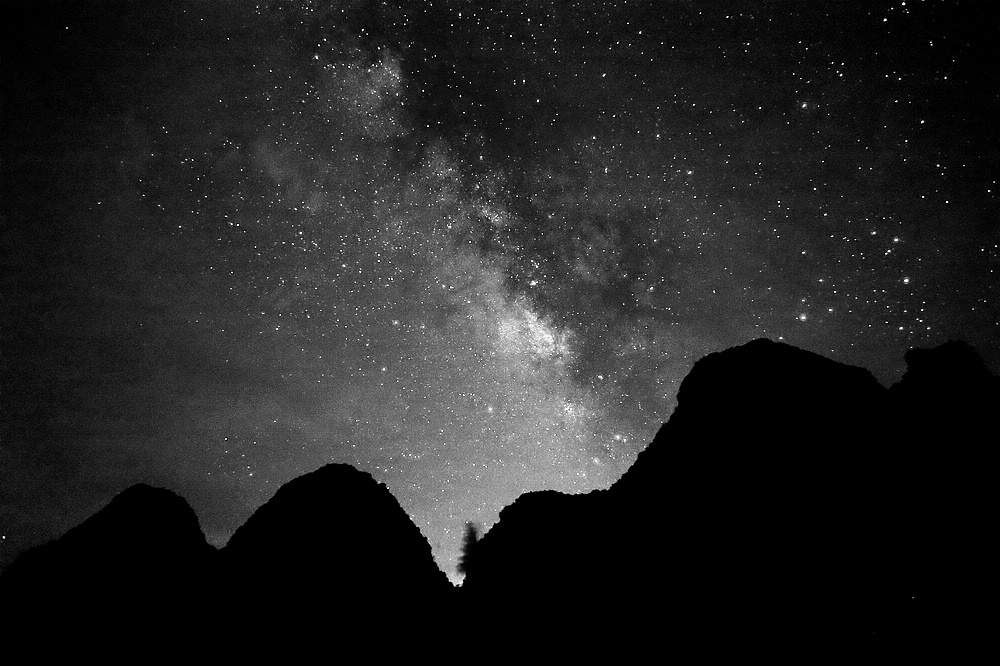
#> input picture CV/grey_level_filter/datas/stars.jpg, 1000 x 666 px, found by its file name
$ python hist_spersfication.py
#> lines starting #> are read from the running program, lines starting #| are printed output that depends on the picture
from PIL import Image
import numpy as np
import matplotlib.pyplot as plt

image = Image.open("CV\\grey_level_filter\\datas\\stars.jpg")
#> image is the input picture: PIL image 1000x666 RGB; min 0, max 255, mean 33.9
gray_image = image.convert('L')
gray_array = np.array(gray_image)
r = gray_array
MIN_GRAY_LEVEL = np.min(gray_array)
#> MIN_GRAY_LEVEL = 0
MAX_GRAY_LEVEL = np.max(gray_array)
#> MAX_GRAY_LEVEL = 255
HEIGHT = gray_array.shape[0]
#> HEIGHT = 666
WIDTH = gray_array.shape[1]
#> WIDTH = 1000


#r = np.floor(np.log2(1 + r))
r_end = r.astype(int)

histogram, bins = np.histogram(r.flatten(), bins = 256, range = (0,255))
#> histogram = 256 values, max 213812 at index 0, min 10 at index 247, mean 2601.6; bins = 257 values from 0 to 255


pdf = histogram / np.sum(histogram)
#> pdf = 256 values, max 0.321 at index 0, min 1.5e-05 at index 247, mean 0.00391
cdf = pdf.cumsum()
#> cdf = 256 values from 0.321 to 1
r_end = (cdf[r_end] * 255).astype(np.uint8)
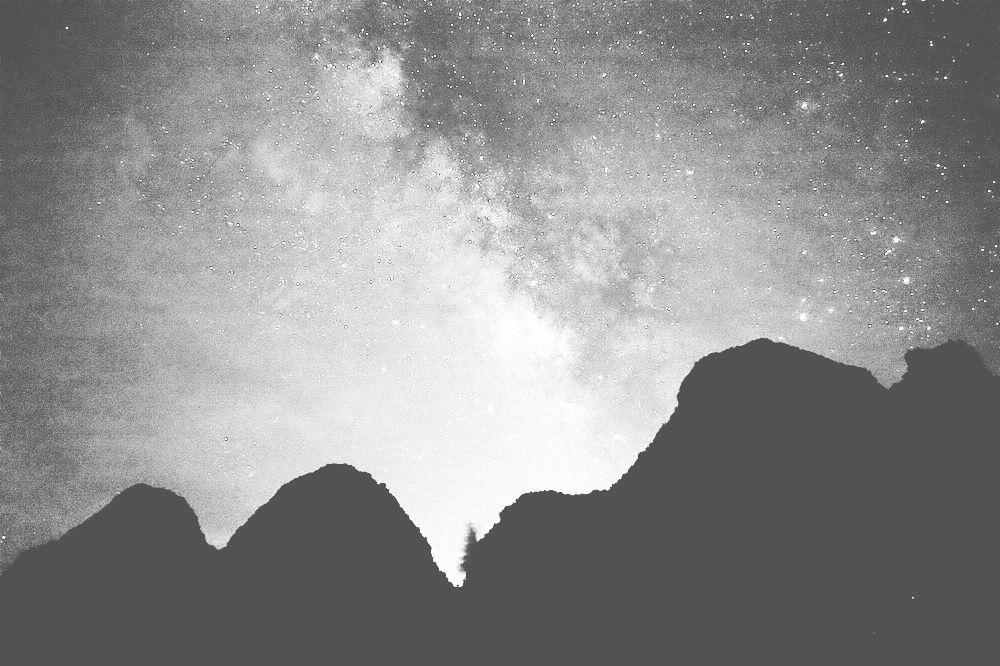
#> r_end: shape (666, 1000); min 81, max 255, mean 140.6

plt.figure(figsize=(10, 5))

plt.subplot(1, 2, 1)
plt.imshow(r, cmap='gray')
plt.title('Original Image')

plt.axis('off')

plt.subplot(1, 2, 2)
plt.imshow(r_end, cmap='gray')
plt.title('Equalized Image')
plt.axis('off')

plt.show()
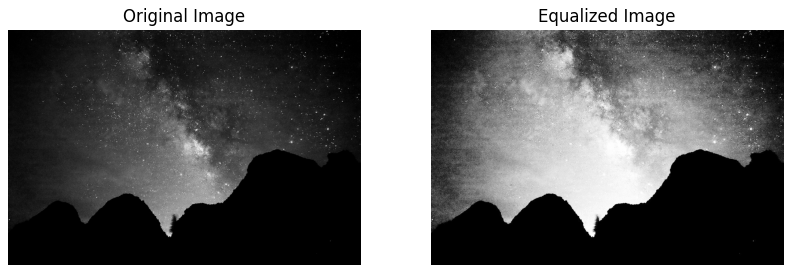
#> figure drawn by matplotlib, 2 panels
